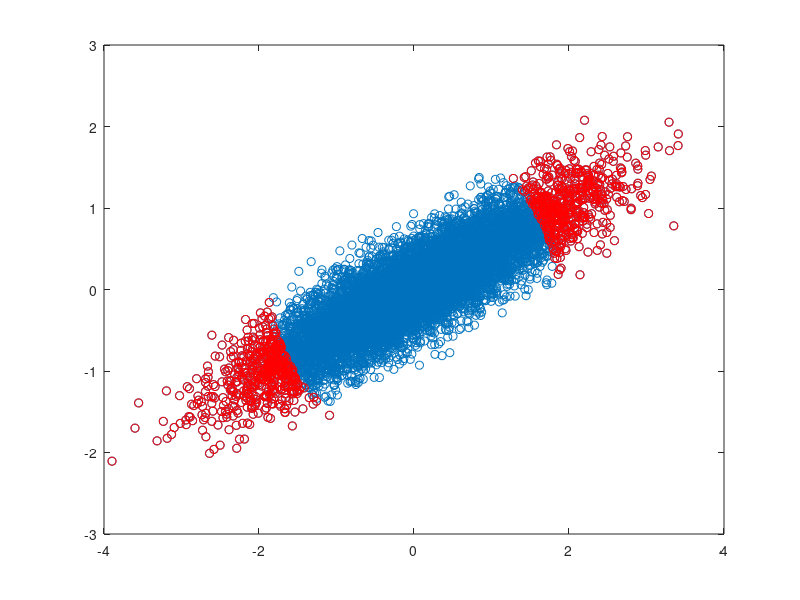

MATLAB code for this plot:
ND=10000;
mu=zeros(1,2);
sigma=hilb(2);
Datos=mvnrnd(mu,sigma,ND);
[f c] = size(Datos);
media = mean(Datos);

for i=1:f
    if Datos(i,1)^2 + Datos(i,2)^2 == media(1)^2 + media(2)^2
        d(i) = sqrt((Datos(i,1) - media(1))^2 + (Datos(i,2) - media(2))^2);
    else
        d(i) = sqrt(Datos(i,1)^2 + Datos(i,2)^2) + sqrt(media(1)^2 + media(2)^2);
    end
end

p90 = prctile(d, 90);
I = find(d > p90);
plot(Datos(:,1), Datos(:,2), 'o');
hold on
plot(Datos(I,1), Datos(I,2), 'or');